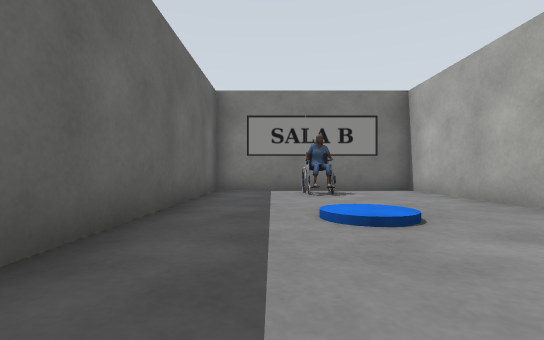
view 1 (above)

16 first-person views from a walk through a Gazebo world. The camera is 0.5 m above the floor, looks level and sees 85° across. The floor is counted in squares, 1 m on a side. Each view is taken from the middle of a square. On the plan, view 1 faces up. The plan holds only what a view shows up to about 9 squares ahead; the rest is blank. Some stock models are drawn as simple stand-ins.

view 2
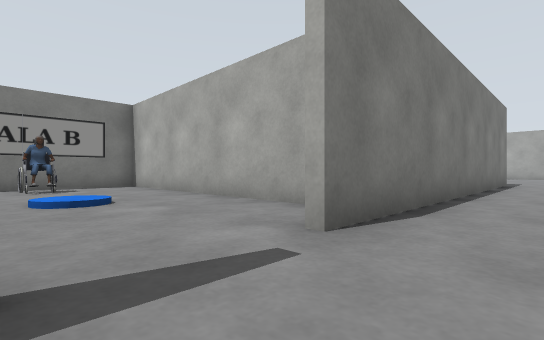

view 3
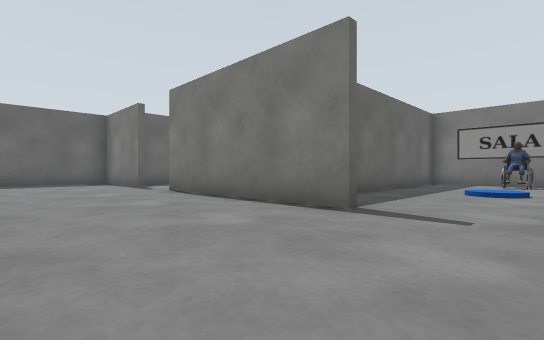

view 4
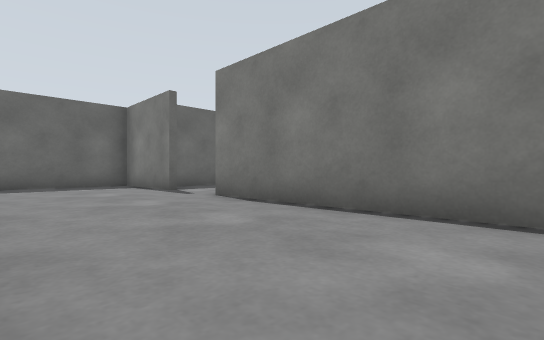

view 5
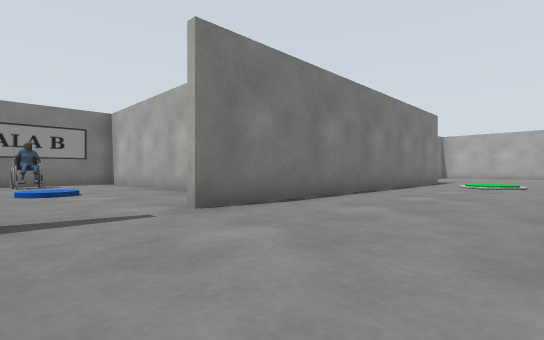

view 6
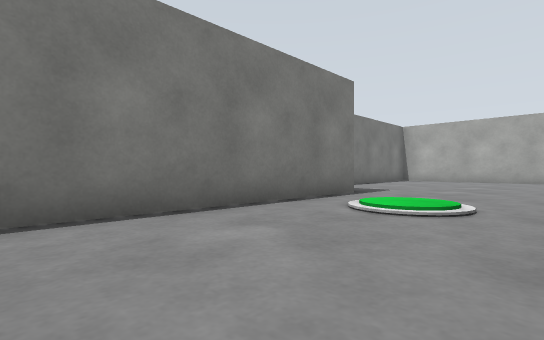

view 7
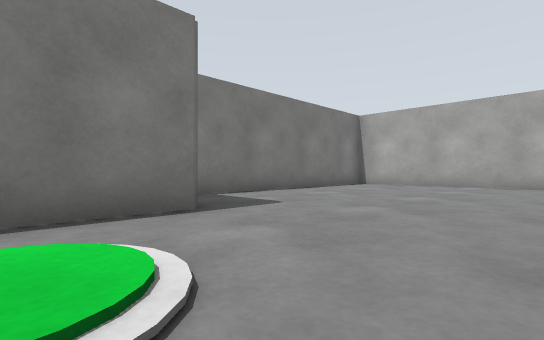

view 8
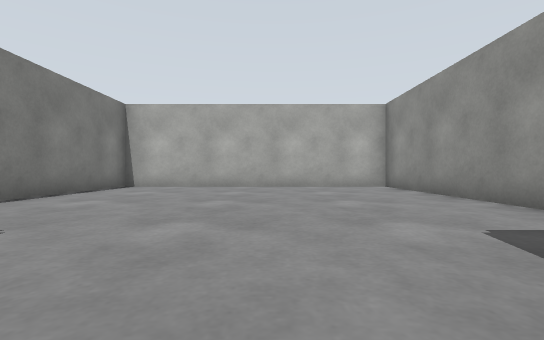

view 9
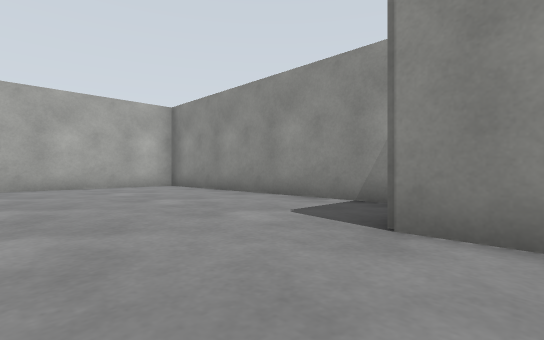

view 10
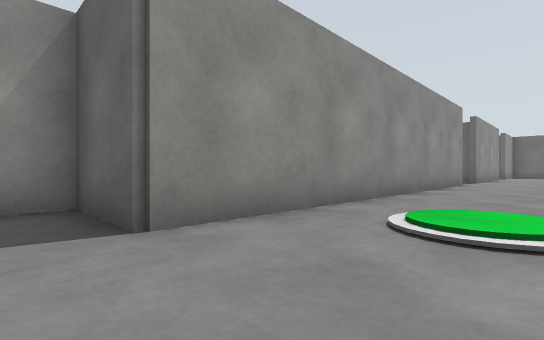

view 11
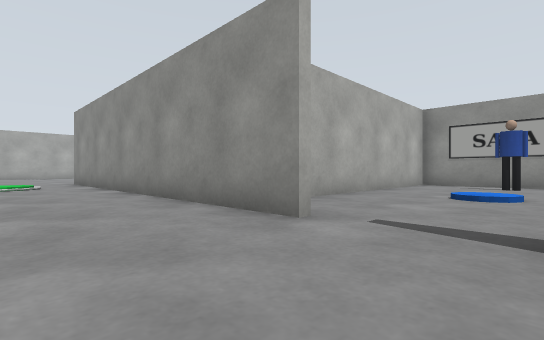

view 12
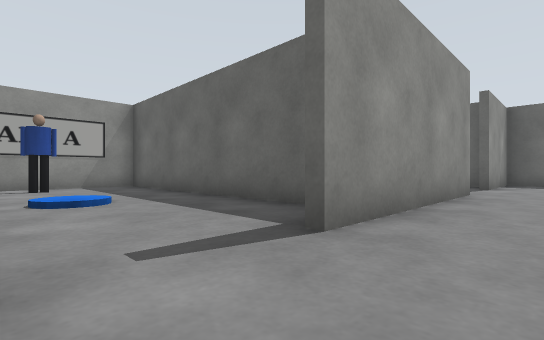

view 13
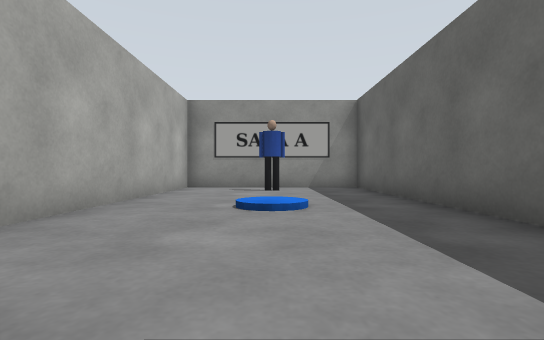

view 14
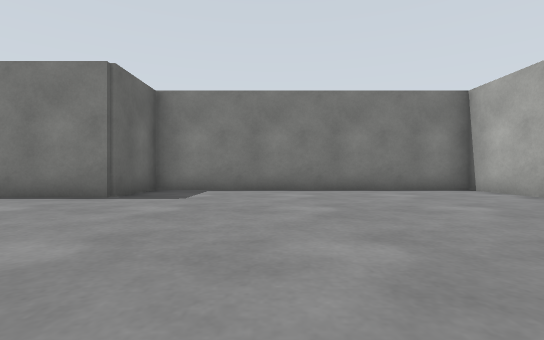

view 15
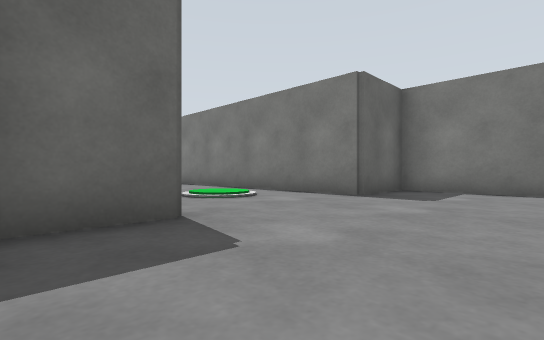

view 16
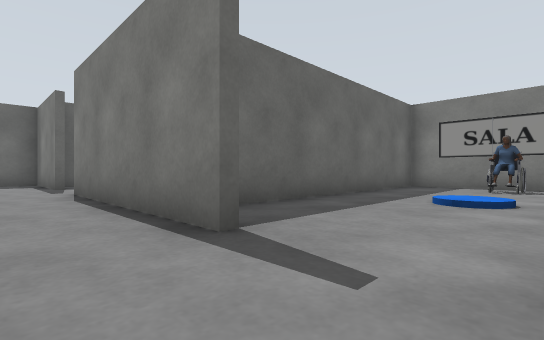

### Floor plan
Points are (right, up) in squares from view 1. A wall is a line through its corners. A room is listed if a view was taken in it or the views show most of it. See-through windows are left out.
Room 1 (view 1)
walls: (3.4, 0.6) (3.4, 7.4) (-1.4, 7.4) (-1.4, 0.6)
ways out: opening at (1.5, -1) to room 2
objects: wheelchair (1, 6) to (1, 7)
Room 2 (views 2, 3, 4, 5, 6, 7, 8, 9, 10, 11, 12, 13, 14, 15, 16)
walls: (2, -4.4) (12.1, -4.4) (12.1, -6.4) (19.9, -6.4) (19.9, 1.4) (12.1, 1.4) (12.1, -0.6) (2, -0.6); (0, -0.6) (-5, -0.6); (-4.9, -4.4) (0, -4.4); (-6.9, -0.6) (-9.4, -0.6); (-9.4, -4.4) (-7, -4.4); (-9.9, -1.1) (-9.9, -3.9)
ways out: opening at (1.5, -1) to room 1; opening at (1.5, -5) to room 3; opening at (-5.5, -1)
Room 3 (no view inside)
walls: (-1.4, -5.6) (-1.4, -12.4) (3.4, -12.4) (3.4, -6.4)
ways out: opening at (1.5, -5) to room 2
objects: person (1, -11)

Positions as (right, up) in squares from view 1, and headings:
1: (0, 0), facing up
2: (0, -2), facing up-right
3: (2, -4), facing up-left
4: (0, -4), facing up-left
5: (0, -4), facing up-right
6: (6, -4), facing up-right
7: (10, -4), facing up-right
8: (11, -3), facing right
9: (11, -2), facing down-right
10: (13, -2), facing down-left
11: (0, -2), facing down-right
12: (2, -3), facing down-left
13: (1, -4), facing down
14: (15, -6), facing up
15: (15, -6), facing up-left
16: (2, -2), facing up-left
